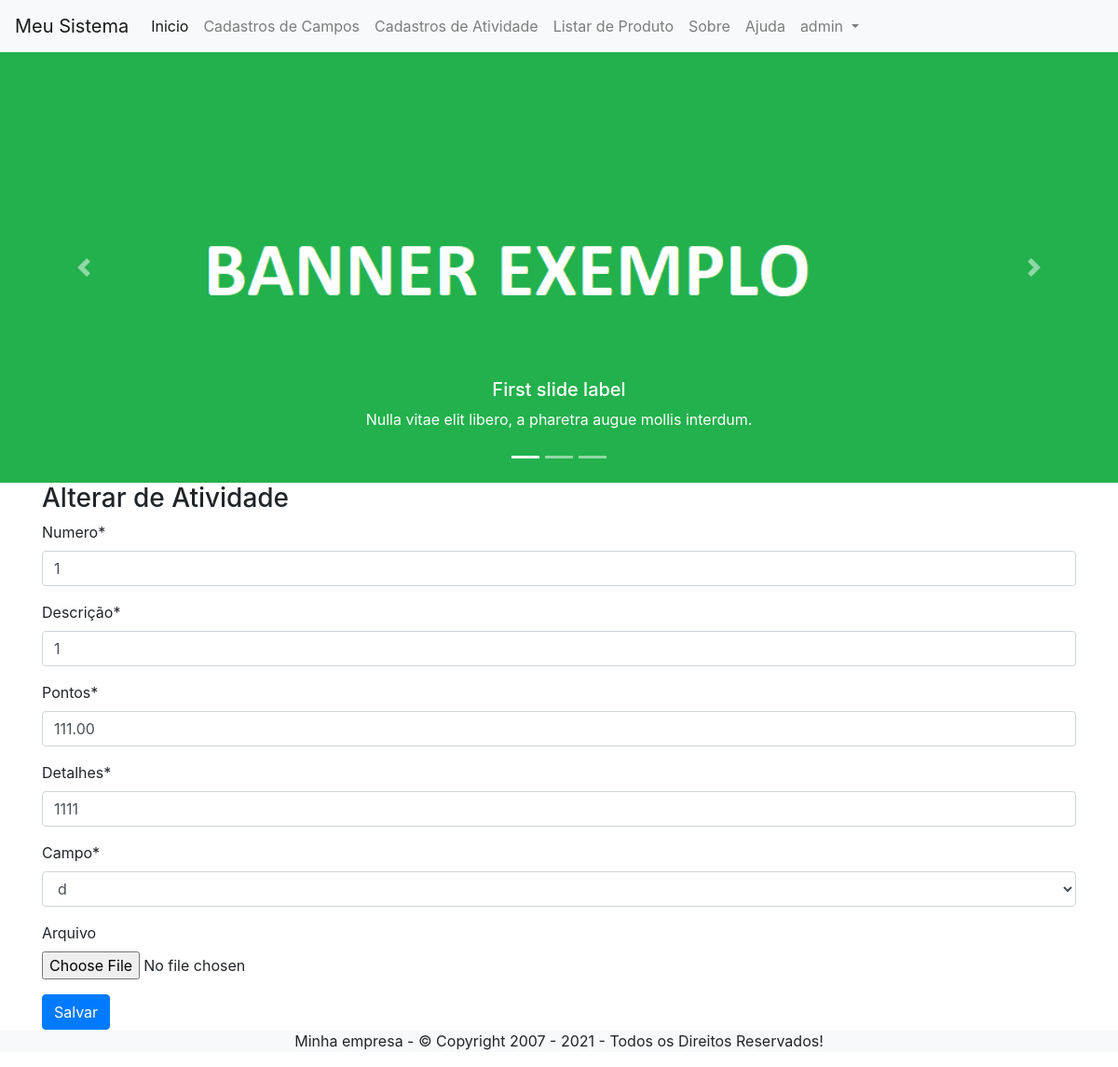
Screenshot of /editar/atividade/26/ (signed in) with the database file from the repository.
### cadastros/models.py (models this page shows, shortened)
class Atividade(models.Model):
    usuario = models.ForeignKey(User, on_delete=models.PROTECT)
    numero = models.IntegerField()
    descricao = models.CharField('descrição', max_length=100)
    pontos = models.DecimalField(decimal_places=2, max_digits=8)
    detalhes = models.CharField('detalhes', max_length=100)
    campo = models.ForeignKey('Campo', on_delete=models.PROTECT)
    arquivo = models.FileField(upload_to='pdf/', null=True, blank=True, default=None)

### cadastros/views.py (the view)
# urls.py: path('editar/atividade/<int:pk>/', AtividadeUpdate.as_view(), name='editar-atividade'),
class AtividadeUpdate(LoginRequiredMixin, UpdateView):
    login_url = reverse_lazy('login')
    model = Atividade
    fields = ['numero', 'descricao', 'pontos', 'detalhes', 'campo', 'arquivo']
    template_name = 'cadastros/form-upload.html'
    success_url = reverse_lazy('listar-atividade')
    def get_context_data(self, *args, **kwargs):
        context = super().get_context_data(*args, **kwargs)
        context['titulo'] = 'Alterar de Atividade'
        context['botao'] = 'Salvar'
        context['icone'] = '<i class="fa fa-check" aria-hidden="true"></i>'
        return context
    def get_object(self, queryset=None):
        self.object = get_object_or_404(Atividade,pk=self.kwargs['pk'], usuario=self.request.user)
        return self.object

### cadastros/models.py (called while the page is built)
    def __str__(self):
        return self.nome

### cadastros/templates/cadastros/form-upload.html (shortened to what this page needs)
{% extends 'modelo.html' %}
{% load static %}
{% load crispy_forms_tags %}
{% block conteudo %}
    <h3>{{ titulo }}</h3>
    <form action="" method="POST" enctype="multipart/form-data">
        {{ form|crispy }}
        <button type="submit" class="btn btn-primary">{{ botao }}
        </button>
    </form>
{% endblock %}

### paginas/templates/modelo.html (shortened to what this page needs)
{% load static %}
<!DOCTYPE html>
<html lang="pt-br">
<head>
    <link rel="stylesheet" href="{% static 'css/bootstrap.min.css' %}">
    <link rel="stylesheet" type="text/css" href="https://cdn.datatables.net/v/bs4/dt-1.11.3/datatables.min.css"/>
</head>
<body>
    {% block menu %}
    <nav class="navbar navbar-expand-lg navbar-light bg-light">
        <a class="navbar-brand" href="{% url 'index' %}">Meu Sistema</a>
        <div class="collapse navbar-collapse" id="navbarNavDropdown">
          <ul class="navbar-nav">
            <li class="nav-item active">
              <a class="nav-link" href="{% url 'index' %}">Inicio <span class="sr-only">(current)</span></a>
            </li>
            <li class="nav-item">
              <a class="nav-link" href="{% url 'listar-campo' %}">Cadastros de Campos</a>
            </li>
            <li class="nav-item">
              <a class="nav-link" href="{% url 'listar-atividade' %}">Cadastros de Atividade</a>
            </li>
            <li class="nav-item">
              <a class="nav-link" href="{% url 'listar-produto' %}">Listar de Produto</a>
            </li>
            <li class="nav-item">
              <a class="nav-link" href="{% url 'sobre' %}">Sobre</a>
            </li>
            <li class="nav-item">
              <a class="nav-link" href="#">Ajuda</a>
            </li>
            {% if request.user.is_authenticated %}
            <li class="nav-item dropdown">
              <a class="nav-link dropdown-toggle" href="#" id="navbarDropdownMenuLink" data-toggle="dropdown" aria-haspopup="true" aria-expanded="false">
                {{ request.user }}
              </a>
            </li>
            {% endif %}
          </ul>
        </div>
      </nav>
    {% endblock %}
    {% block banner_topo %}
    <div class="bd-example">
      <div id="carouselExampleCaptions" class="carousel slide" data-ride="carousel">
        <ol class="carousel-indicators">
          <li data-target="#carouselExampleCaptions" data-slide-to="0" class="active"></li>
          <li data-target="#carouselExampleCaptions" data-slide-to="1"></li>
          <li data-target="#carouselExampleCaptions" data-slide-to="2"></li>
        </ol>
        <div class="carousel-inner">
          <div class="carousel-item active">
            <img src="{% static 'img/banner.png' %}" class="d-block w-100" alt="...">
            <div class="carousel-caption d-none d-md-block">
              <h5>First slide label</h5>
              <p>Nulla vitae elit libero, a pharetra augue mollis interdum.</p>
            </div>
          </div>
        </div>
        <a class="carousel-control-prev" href="#carouselExampleCaptions" role="button" data-slide="prev">
          <span class="carousel-control-prev-icon" aria-hidden="true"></span>
        </a>
        <a class="carousel-control-next" href="#carouselExampleCaptions" role="button" data-slide="next">
          <span class="carousel-control-next-icon" aria-hidden="true"></span>
        </a>
      </div>
    </div>
    {% endblock %}
    <div class="container">
        {% block conteudo %}{% endblock %}
    </div>
    {% block rodape %}
        <div class="bg-light">
           <p align="center">Minha empresa - © Copyright 2007 - 2021 - Todos os Direitos Reservados!</p>
        </div>
    {% endblock %}
</body>
</html>

### rows the page displays
Atividade: numero "1", descricao "1", pontos "111.00", detalhes "1111", campo "d"

### other values shown
{{ request.user }} "admin"
{{ titulo }} "Alterar de Atividade"
{{ botao }} "Salvar"
